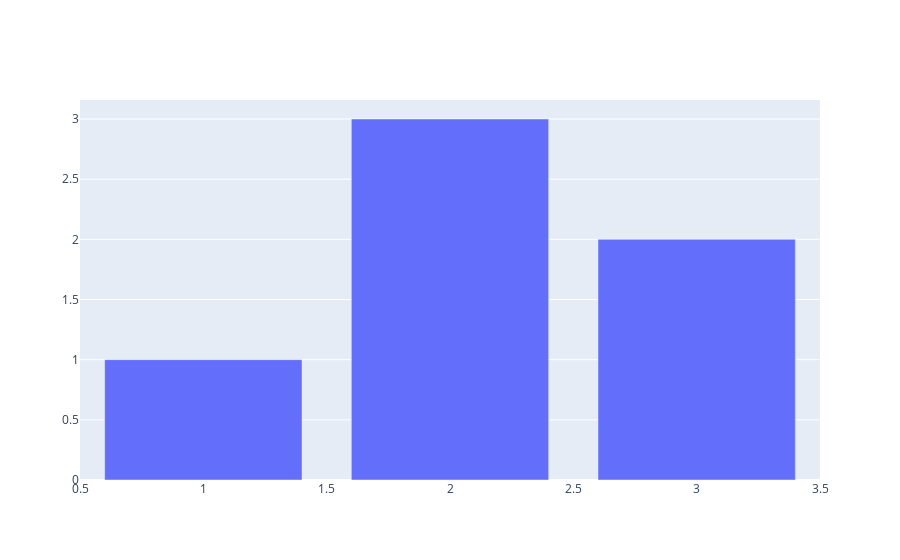

The notebook cell saved with this chart:
### Code cell
import plotly.graph_objects as go

fig = go.Figure()

fig.add_trace(go.Bar(x=[1, 2, 3], y=[1, 3, 2]))

fig.show()

### Figure 1 — Plotly figure (JSON) as saved in the notebook; plotly's stock layout.template omitted (floating-point values rounded to 4 significant figures)
{"data": [{"type": "bar", "x": [1, 2, 3], "y": [1, 3, 2]}], "layout": {}}
